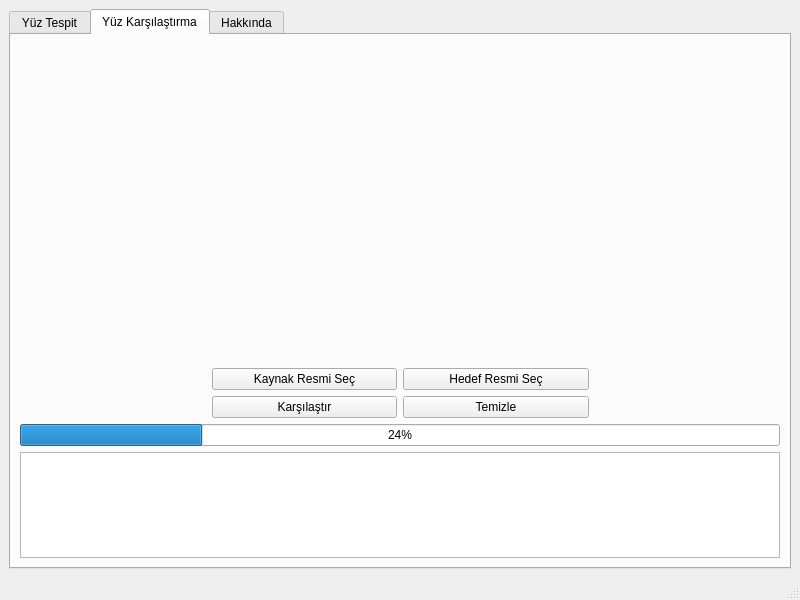
<?xml version="1.0" encoding="UTF-8"?>
<ui version="4.0">
 <class>MainWindow</class>
 <widget class="QMainWindow" name="MainWindow">
  <property name="geometry">
   <rect>
    <x>0</x>
    <y>0</y>
    <width>800</width>
    <height>600</height>
   </rect>
  </property>
  <property name="windowTitle">
   <string>MainWindow</string>
  </property>
  <widget class="QWidget" name="centralwidget">
   <layout class="QGridLayout" name="gridLayout">
    <item row="0" column="0">
     <widget class="QTabWidget" name="tabWidget">
      <property name="currentIndex">
       <number>1</number>
      </property>
      <widget class="QWidget" name="tab_detector">
       <attribute name="title">
        <string>Yüz Tespit</string>
       </attribute>
       <layout class="QGridLayout" name="gridLayout_3">
        <item row="0" column="0">
         <widget class="QWidget" name="widget_2" native="true">
          <layout class="QGridLayout" name="gridLayout_4">
           <item row="0" column="0">
            <widget class="QLabel" name="label_image_tab_1">
             <property name="text">
              <string/>
             </property>
            </widget>
           </item>
          </layout>
         </widget>
        </item>
        <item row="0" column="1">
         <widget class="QWidget" name="widget" native="true">
          <layout class="QGridLayout" name="gridLayout_2">
           <item row="0" column="0" colspan="2">
            <widget class="QTextBrowser" name="textBrowser_output_tab_1"/>
           </item>
           <item row="1" column="1">
            <widget class="QPushButton" name="pushButton_detect_tab_1">
             <property name="text">
              <string>Tespit Et</string>
             </property>
            </widget>
           </item>
           <item row="1" column="0">
            <widget class="QPushButton" name="pushButton_clear_tab_1">
             <property name="text">
              <string>Temizle</string>
             </property>
            </widget>
           </item>
           <item row="2" column="0" colspan="2">
            <widget class="QPushButton" name="pushButton_selectFile_tab_1">
             <property name="text">
              <string>Dosya Seç</string>
             </property>
            </widget>
           </item>
          </layout>
         </widget>
        </item>
       </layout>
      </widget>
      <widget class="QWidget" name="tab_comparator">
       <attribute name="title">
        <string>Yüz Karşılaştırma</string>
       </attribute>
       <layout class="QGridLayout" name="gridLayout_7">
        <item row="0" column="2" colspan="2">
         <widget class="QWidget" name="widget_4" native="true">
          <property name="minimumSize">
           <size>
            <width>0</width>
            <height>0</height>
           </size>
          </property>
          <property name="baseSize">
           <size>
            <width>0</width>
            <height>0</height>
           </size>
          </property>
          <layout class="QGridLayout" name="gridLayout_6">
           <item row="0" column="0">
            <widget class="QLabel" name="label_target_face_tab_2">
             <property name="minimumSize">
              <size>
               <width>0</width>
               <height>300</height>
              </size>
             </property>
             <property name="text">
              <string/>
             </property>
            </widget>
           </item>
          </layout>
         </widget>
        </item>
        <item row="5" column="0" colspan="4">
         <widget class="QProgressBar" name="progressBar_sim_rate_tab_2">
          <property name="value">
           <number>24</number>
          </property>
         </widget>
        </item>
        <item row="6" column="0" colspan="4">
         <widget class="QTextBrowser" name="textBrowser_output_tab_2"/>
        </item>
        <item row="0" column="0" colspan="2">
         <widget class="QWidget" name="widget_3" native="true">
          <property name="minimumSize">
           <size>
            <width>0</width>
            <height>0</height>
           </size>
          </property>
          <property name="baseSize">
           <size>
            <width>0</width>
            <height>0</height>
           </size>
          </property>
          <layout class="QGridLayout" name="gridLayout_5">
           <item row="0" column="0">
            <widget class="QLabel" name="label_source_face_tab_2">
             <property name="minimumSize">
              <size>
               <width>0</width>
               <height>300</height>
              </size>
             </property>
             <property name="text">
              <string/>
             </property>
            </widget>
           </item>
          </layout>
         </widget>
        </item>
        <item row="2" column="1">
         <widget class="QPushButton" name="pushButton_select_source_image_tab_2">
          <property name="text">
           <string>Kaynak Resmi Seç</string>
          </property>
         </widget>
        </item>
        <item row="4" column="1">
         <widget class="QPushButton" name="pushButton_compare_tab_2">
          <property name="text">
           <string>Karşılaştır</string>
          </property>
         </widget>
        </item>
        <item row="2" column="2">
         <widget class="QPushButton" name="pushButton_select_target_image_tab_2">
          <property name="text">
           <string>Hedef Resmi Seç</string>
          </property>
         </widget>
        </item>
        <item row="4" column="2">
         <widget class="QPushButton" name="pushButton_clear_tab_2">
          <property name="text">
           <string>Temizle</string>
          </property>
         </widget>
        </item>
       </layout>
      </widget>
      <widget class="QWidget" name="tab_about">
       <attribute name="title">
        <string>Hakkında</string>
       </attribute>
      </widget>
     </widget>
    </item>
   </layout>
  </widget>
  <widget class="QMenuBar" name="menubar">
   <property name="geometry">
    <rect>
     <x>0</x>
     <y>0</y>
     <width>800</width>
     <height>22</height>
    </rect>
   </property>
  </widget>
  <widget class="QStatusBar" name="statusbar"/>
 </widget>
 <resources/>
 <connections/>
</ui>
